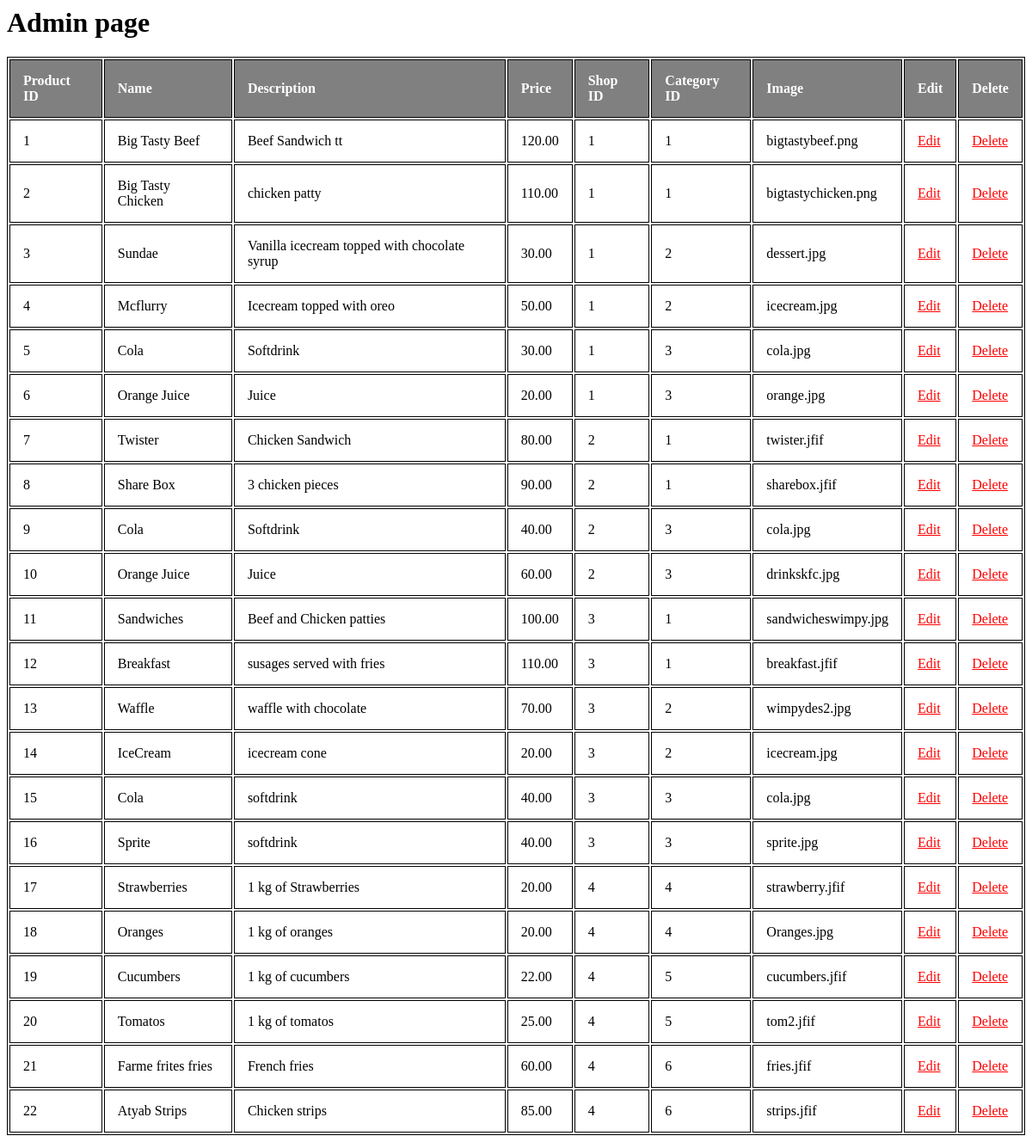
The page /manageproducts.php on the database its author committed.
### tables this page shows
CREATE TABLE `products` (
  `Name` varchar(100) NOT NULL,
  `Description` varchar(100) NOT NULL,
  `Price` decimal(18,2) NOT NULL,
  `productID` int(11) NOT NULL,
  `Image` text NOT NULL,
  `quantity` int(200) NOT NULL,
  `catID` int(11) NOT NULL,
  `shopID` int(11) NOT NULL
);

### manageproducts.php (the view, shortened to what this page needs)
<head>
</head>
<body>
  <h1>Admin page</h1>
<div class="container">
  <div class="row">
    <div class="col-lg">
  <table id="mytable">
    <tr>
      <th>Product ID</th>
      <th>Name</th>
      <th>Description</th>
      <th>Price</th>
      <th>Shop ID</th>
      <th>Category ID</th>
      <th>Image</th>
      <th>Edit</th>
      <th>Delete</th>
    </tr>
</body>
<?php
       $servername = "localhost";
       $username = "root";
       $password = "";
       $dbname = "webproject";
       $conn = mysqli_connect($servername,$username,$password,$dbname);
       $sql="SELECT * from products";
       $result = mysqli_query($conn,$sql);
	while($row=mysqli_fetch_array($result))
	{
              $Name=$row['Name'];
              $Description=$row['Description'];
              $Price=$row['Price'];
              $ProductID=$row['productID'];
              $CatID=$row['catID'];
              $ShopID=$row['shopID'];
              $img=$row['Image'];
              echo"<tr>";
              echo" <td>$ProductID</td>";
              echo" <td>$Name</td>";
              echo" <td>$Description</td>";
              echo" <td>$Price</td>";
              echo" <td>$ShopID</td>";
              echo" <td>$CatID</td>";
              echo" <td>$img</td>";
              ?>
             <td><span><a class="actions"href = "editproduct.php?X=<?php echo $row[3]; ?>">Edit</a></span></td>
              <td><span><a class="actions"href = "deleteproduct.php?X=<?php echo $row[3]; ?>">Delete</a></span></td>
             <?php
              echo"</tr>";
            }
            ?>

### manageproducts.php (style rules this page uses)
table,th,td,tr { border:1px solid black; }
th,td { padding: 15px; text-align: left; }
th { background-color: grey; color: white; }
table { width: 100%; position:relative; }
.actions { color:red; }

### rows shown on the page
products: productID "1", Name "Big Tasty Beef", Description "Beef Sandwich tt", Price "120.00", shopID "1", catID "1", Image "bigtastybeef.png"
products: productID "2", Name "Big Tasty Chicken", Description "chicken patty", Price "110.00", shopID "1", catID "1", Image "bigtastychicken.png"
products: productID "3", Name "Sundae", Description "Vanilla icecream topped with chocolate syrup", Price "30.00", shopID "1", catID "2", Image "dessert.jpg"
products: productID "4", Name "Mcflurry", Description "Icecream topped with oreo", Price "50.00", shopID "1", catID "2", Image "icecream.jpg"
products: productID "5", Name "Cola", Description "Softdrink", Price "30.00", shopID "1", catID "3", Image "cola.jpg"
products: productID "6", Name "Orange Juice", Description "Juice", Price "20.00", shopID "1", catID "3", Image "orange.jpg"
products: productID "7", Name "Twister", Description "Chicken Sandwich", Price "80.00", shopID "2", catID "1", Image "twister.jfif"
products: productID "8", Name "Share Box", Description "3 chicken pieces", Price "90.00", shopID "2", catID "1", Image "sharebox.jfif"
products: productID "9", Name "Cola", Description "Softdrink", Price "40.00", shopID "2", catID "3", Image "cola.jpg"
products: productID "10", Name "Orange Juice", Description "Juice", Price "60.00", shopID "2", catID "3", Image "drinkskfc.jpg"
products: productID "11", Name "Sandwiches", Description "Beef and Chicken patties", Price "100.00", shopID "3", catID "1", Image "sandwicheswimpy.jpg"
products: productID "12", Name "Breakfast", Description "susages served with fries", Price "110.00", shopID "3", catID "1", Image "breakfast.jfif"
products: productID "13", Name "Waffle", Description "waffle with chocolate", Price "70.00", shopID "3", catID "2", Image "wimpydes2.jpg"
products: productID "14", Name "IceCream", Description "icecream cone", Price "20.00", shopID "3", catID "2", Image "icecream.jpg"
products: productID "15", Name "Cola", Description "softdrink", Price "40.00", shopID "3", catID "3", Image "cola.jpg"
products: productID "16", Name "Sprite", Description "softdrink", Price "40.00", shopID "3", catID "3", Image "sprite.jpg"
products: productID "17", Name "Strawberries", Description "1 kg of Strawberries", Price "20.00", shopID "4", catID "4", Image "strawberry.jfif"
products: productID "18", Name "Oranges", Description "1 kg of oranges", Price "20.00", shopID "4", catID "4", Image "Oranges.jpg"
products: productID "19", Name "Cucumbers", Description "1 kg of cucumbers", Price "22.00", shopID "4", catID "5", Image "cucumbers.jfif"
products: productID "20", Name "Tomatos", Description "1 kg of tomatos", Price "25.00", shopID "4", catID "5", Image "tom2.jfif"
products: productID "21", Name "Farme frites fries", Description "French fries", Price "60.00", shopID "4", catID "6", Image "fries.jfif"
products: productID "22", Name "Atyab Strips", Description "Chicken strips", Price "85.00", shopID "4", catID "6", Image "strips.jfif"
